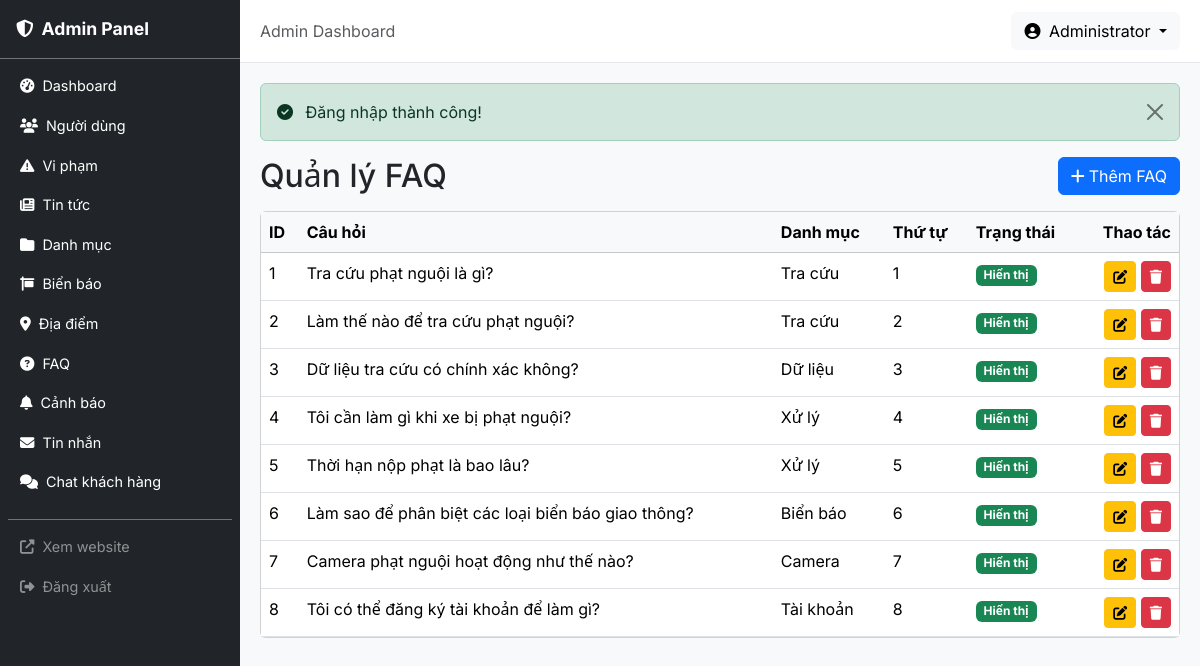
The app's page /admin/faqs (signed in) with its own data.
### tables this page shows
CREATE TABLE faqs (
    id INT AUTO_INCREMENT PRIMARY KEY,
    question VARCHAR(500) NOT NULL,
    answer TEXT NOT NULL,
    category VARCHAR(100) NULL,
    sort_order INT NOT NULL DEFAULT 0,
    status TINYINT NOT NULL DEFAULT 1
);

### app/core/Controller.php (called while the page is built, shortened)
<?php
class Controller
{
    protected function view(string $view, array $data = [], string $layout = 'client'): void
    {
        extract($data);
        $viewPath = __DIR__ . '/../views/' . $view . '.php';
        require $viewPath;
    }
}

### app/controllers/admin/FaqController.php (called while the page is built, shortened)
<?php
class FaqController extends Controller
{
    public function index(): void
    {
        $model = new Faq();
        $page = (int)($this->input('page', 1));
        $data = $model->paginate($page, 10, [], 'sort_order ASC');
        $data['title'] = 'Quản lý FAQ';
        $data['baseUrl'] = '/admin/faqs';
        $this->view('admin/faqs/index', $data, 'admin');
    }
}

### public/index.php (called while the page is built, shortened)
<?php
spl_autoload_register(function (string $class): void {
    $prefix = 'App\\';
    $baseDir = __DIR__ . '/../app/';
    $relativeClass = substr($class, strlen($prefix));
    $parts = explode('\\', $relativeClass);
    $parts[0] = strtolower($parts[0]);
    if (count($parts) > 1 && $parts[0] === 'controllers') {
        $parts[1] = strtolower($parts[1]);
    }
    $file = $baseDir . implode('/', $parts) . '.php';
});
$router = new App\Core\Router();
$uri = $_SERVER['REQUEST_URI'] ?? '/';
$method = $_SERVER['REQUEST_METHOD'] ?? 'GET';
$router->dispatch($uri, $method);

### app/core/Model.php (called while the page is built, shortened)
<?php
class Model
{
    protected PDO $db;
    protected string $table = '';
    public function __construct()
    {
        $this->db = Database::getInstance()->getConnection();
    }
    public function all(array $conditions = [], string $orderBy = '', int $limit = 0, int $offset = 0): array
    {
        $sql = "SELECT * FROM {$this->table}";
        $params = [];
        if (!empty($orderBy)) {
            $sql .= " ORDER BY {$orderBy}";
        }
        if ($limit > 0) {
            $sql .= " LIMIT {$limit}";
        }
        $stmt = $this->db->prepare($sql);
        $stmt->execute($params);
        return $stmt->fetchAll();
    }
    public function count(array $conditions = []): int
    {
        $sql = "SELECT COUNT(*) FROM {$this->table}";
        $params = [];
        $stmt = $this->db->prepare($sql);
        $stmt->execute($params);
        return (int) $stmt->fetchColumn();
    }
    public function paginate(int $page = 1, int $perPage = 10, array $conditions = [], string $orderBy = ''): array
    {
        $total = $this->count($conditions);
        $totalPages = max(1, (int) ceil($total / $perPage));
        $page = max(1, min($page, $totalPages));
        $offset = ($page - 1) * $perPage;
        $items = $this->all($conditions, $orderBy, $perPage, $offset);
        return [
            'items'      => $items,
            'total'      => $total,
            'page'       => $page,
            'per_page'   => $perPage,
            'total_pages'=> $totalPages,
            'has_next'   => $page < $totalPages,
            'has_prev'   => $page > 1,
        ];
    }
}

### app/core/Database.php (called while the page is built, shortened)
<?php
class Database
{
    private static ?Database $instance = null;
    private \PDO $pdo;
    private function __construct()
    {
        $config = require __DIR__ . '/../../config/config.php';
        $dsn = sprintf(
            'mysql:host=%s;dbname=%s;charset=%s',
            $config['db_host'],
            $config['db_name'],
            $config['db_charset']
        );
        $this->pdo = new \PDO($dsn, $config['db_user'], $config['db_pass'], [
            \PDO::ATTR_ERRMODE            => \PDO::ERRMODE_EXCEPTION,
            \PDO::ATTR_DEFAULT_FETCH_MODE => \PDO::FETCH_ASSOC,
            \PDO::ATTR_EMULATE_PREPARES   => false,
        ]);
    }
    public static function getInstance(): self
    {
        if (self::$instance === null) {
            self::$instance = new self();
        }
        return self::$instance;
    }
    public function getConnection(): \PDO
    {
        return $this->pdo;
    }
}

### app/core/Helper.php (called while the page is built, shortened)
<?php
class Helper
{
    public static function truncate(string $text, int $length = 100): string
    {
        if (mb_strlen($text) <= $length) {
            return $text;
        }
        return mb_substr($text, 0, $length) . '...';
    }
}

### app/views/admin/faqs/index.php (the view, shortened to what this page needs)
<?php
require __DIR__ . '/../../partials/alerts.php';
?>
<div class="d-flex justify-content-between align-items-center mb-3">
    <h2 class="mb-0">Quản lý FAQ</h2>
    <a href="/admin/faqs/create" class="btn btn-primary"><i class="fas fa-plus me-1"></i>Thêm FAQ</a>
</div>
<div class="card">
    <div class="card-body p-0">
        <table class="table table-hover mb-0">
            <thead class="table-light">
                <tr>
                    <th>ID</th>
                    <th>Câu hỏi</th>
                    <th>Danh mục</th>
                    <th>Thứ tự</th>
                    <th>Trạng thái</th>
                    <th class="text-end">Thao tác</th>
                </tr>
            </thead>
            <tbody>
                <?php if (empty($items)): ?>
                    <tr><td colspan="6" class="text-center text-muted py-3">Chưa có FAQ nào.</td></tr>
                <?php else:
                    foreach ($items as $faq): ?>
                <tr>
                    <td><?= $faq['id'] ?></td>
                    <td><?= htmlspecialchars(\App\Core\Helper::truncate($faq['question'], 80), ENT_QUOTES, 'UTF-8') ?></td>
                    <td><?= htmlspecialchars($faq['category'] ?? '—', ENT_QUOTES, 'UTF-8') ?></td>
                    <td><?= $faq['sort_order'] ?></td>
                    <td>
                        <span class="badge <?= $faq['status'] ? 'bg-success' : 'bg-secondary' ?>">
                            <?= $faq['status'] ? 'Hiển thị' : 'Ẩn' ?>
                        </span>
                    </td>
                    <td class="text-end">
                        <a href="/admin/faqs/<?= $faq['id'] ?>/edit" class="btn btn-sm btn-warning" title="Sửa"><i class="fas fa-edit"></i></a>
                        <form method="POST" action="/admin/faqs/<?= $faq['id'] ?>/delete" class="delete-form d-inline">
                            <button type="submit" class="btn btn-sm btn-danger" title="Xóa"><i class="fas fa-trash"></i></button>
                        </form>
                    </td>
                </tr>
                <?php endforeach; endif; ?>
            </tbody>
        </table>
    </div>
</div>

### app/core/Router.php (shortened to what this page needs)
<?php
class Router
{
    private array $routes = [];
    private function addRoute(string $method, string $uri, string $handler): void
    {
        $pattern = preg_replace('/\{([a-zA-Z_]+)\}/', '(?P<$1>[^/]+)', $uri);
        $pattern = '#^' . $pattern . '$#';
        $this->routes[] = [
            'method'  => $method,
            'pattern' => $pattern,
            'handler' => $handler,
        ];
    }
    public function dispatch(string $uri, string $method): void
    {
        $uri = parse_url($uri, PHP_URL_PATH);
        $uri = rtrim($uri, '/') ?: '/';
        foreach ($this->routes as $route) {
            if ($route['method'] !== strtoupper($method)) {
                continue;
            }
            if (preg_match($route['pattern'], $uri, $matches)) {
                $this->params = array_filter($matches, fn($key) => is_string($key), ARRAY_FILTER_USE_KEY);
                [$controllerPath, $action] = explode('@', $route['handler']);
                $controller = new $controllerClass();
                call_user_func_array([$controller, $action], array_values($this->params));
                return;
            }
        }
    }
}

### public/assets/css/admin.css (style rules this page uses)
:root { --sidebar-width: 240px; --primary: #1a56db; --primary-dark: #1e40af; }
body { font-family: 'Inter', 'Segoe UI', Tahoma, Geneva, Verdana, sans-serif; }

### records on screen
faqs: id "1", question "Tra cứu phạt nguội là gì?", category "Tra cứu", sort_order "1", status "Hiển thị"
faqs: id "2", question "Làm thế nào để tra cứu phạt nguội?", category "Tra cứu", sort_order "2", status "Hiển thị"
faqs: id "3", question "Dữ liệu tra cứu có chính xác không?", category "Dữ liệu", sort_order "3", status "Hiển thị"
faqs: id "4", question "Tôi cần làm gì khi xe bị phạt nguội?", category "Xử lý", sort_order "4", status "Hiển thị"
faqs: id "5", question "Thời hạn nộp phạt là bao lâu?", category "Xử lý", sort_order "5", status "Hiển thị"
faqs: id "6", question "Làm sao để phân biệt các loại biển báo giao thông?", category "Biển báo", sort_order "6", status "Hiển thị"
faqs: id "7", question "Camera phạt nguội hoạt động như thế nào?", category "Camera", sort_order "7", status "Hiển thị"
faqs: id "8", question "Tôi có thể đăng ký tài khoản để làm gì?", category "Tài khoản", sort_order "8", status "Hiển thị"
